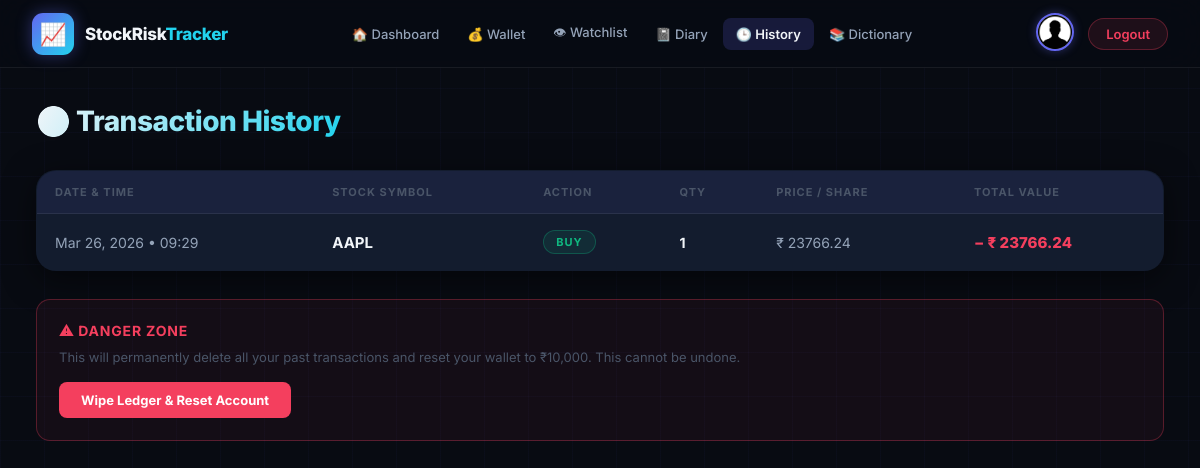
The app's page /tracker/history/ (signed in) with its own data.
### tracker/models.py (models this page shows, shortened)
class Transaction(models.Model):
    TRANSACTION_TYPES = [('BUY', 'Buy'), ('SELL', 'Sell')]
    user = models.ForeignKey(User, on_delete=models.CASCADE)
    ticker = models.CharField(max_length=10)
    transaction_type = models.CharField(max_length=4, choices=TRANSACTION_TYPES)
    quantity = models.IntegerField()
    price_at_transaction = models.DecimalField(max_digits=10, decimal_places=2)
    total_cost = models.DecimalField(max_digits=12, decimal_places=2)
    timestamp = models.DateTimeField(auto_now_add=True)

### tracker/views/misc_views.py (the view)
# urls.py: path('history/', views.history, name='history'),
def history(request):
    if not request.user.is_authenticated:
        return render(request, 'history.html', {'is_guest': True, 'message': 'Please login to view history.'})
    transactions = Transaction.objects.filter(user=request.user).order_by('-timestamp')
    return render(request, 'history.html', {'transactions': transactions, 'is_guest': False})

### templates/history.html (shortened to what this page needs)
{% extends "base.html" %}
{% load static %}
{% block nav_history %}active{% endblock %}
{% block page_title %}🕒 Transaction History{% endblock %}
{% block content %}
{% if is_guest %}
    <div class="login-prompt">
        <div class="lock-icon">🔒</div>
        <h2>Login to View History</h2>
        <p>Track all your buy/sell transactions once you're logged in.</p>
        <a href="{% url 'login' %}" class="btn-primary">→ Go to Login</a>
    </div>
{% else %}
    {% if transactions %}
    <table class="history-table">
        <thead>
            <tr>
                <th>Date &amp; Time</th>
                <th>Stock Symbol</th>
                <th>Action</th>
                <th>Qty</th>
                <th>Price / Share</th>
                <th>Total Value</th>
            </tr>
        </thead>
        <tbody>
            {% for t in transactions %}
            <tr onclick="window.location.href='{% url "report" %}?ticker={{ t.ticker }}'">
                <td>{{ t.timestamp|date:"M d, Y • H:i" }}</td>
                <td><strong>{{ t.ticker }}</strong></td>
                <td>
                    <span class="badge {% if t.transaction_type == 'BUY' %}badge-buy{% else %}badge-sell{% endif %}">
                        {{ t.transaction_type }}
                    </span>
                </td>
                <td style="font-weight: 700; color: var(--text-primary);">{{ t.quantity }}</td>
                <td>₹ {{ t.price_at_transaction }}</td>
                <td style="font-weight: 800; font-size: 15px;">
                    {% if t.transaction_type == 'BUY' %}
                        <span style="color: var(--red);">− ₹ {{ t.total_cost }}</span>
                    {% else %}
                        <span style="color: var(--green);">+ ₹ {{ t.total_cost }}</span>
                    {% endif %}
                </td>
            </tr>
            {% endfor %}
        </tbody>
    </table>
    {% endif %}
    <div class="danger-zone">
        <h4>⚠ Danger Zone</h4>
        <p>This will permanently delete all your past transactions and reset your wallet to ₹10,000. This cannot be undone.</p>
        <form action="{% url 'reset_account' %}" method="POST" onsubmit="return confirm('CRITICAL WARNING: Permanently wipe all trading history and reset wallet. Are you sure?');">
            <button type="submit" class="btn-danger">Wipe Ledger &amp; Reset Account</button>
        </form>
    </div>
{% endif %}
{% endblock %}

### static/css/base.css (style rules this page uses)
:root { --bg-base: #080b12; --bg-surface: #0f1724; --bg-card: #131c2e; --bg-card-hover: #182236; --accent: #6366f1; --accent-dark: #4f52cc; --accent-glow: rgba(99,102,241,0.4); --accent-2: #22d3ee; --accent-2-glow: rgba(34,211,238,0.25); --green: #10b981; --green-glow: rgba(16,185,129,0.3); --red: #f43f5e; --red-glow: rgba(244,63,94,0.3); --amber: #f59e0b; --text-primary: #f1f5f9; --text-secondary:#94a3b8; --text-muted: #4a5568; --border: rgba(255,255,255,0.07); --border-accent: rgba(99,102,241,0.3); --navbar-h: 68px; --radius-sm: 8px; --radius-md: 14px; --radius-lg: 20px; --shadow-card: 0 8px 32px rgba(0,0,0,0.5); --shadow-glow: 0 0 28px var(--accent-glow); --transition: all 0.3s cubic-bezier(0.4,0,0.2,1); }
*, *::before, *::after { box-sizing: border-box; margin: 0; padding: 0; }
html { scroll-behavior: smooth; }
body { font-family: 'Inter', 'Segoe UI', sans-serif; background: var(--bg-base); color: var(--text-primary); min-height: 100vh; overflow-x: hidden; }
body::before { content: ''; position: fixed; inset: 0; background-image: linear-gradient(rgba(99,102,241,0.035) 1px, transparent 1px), linear-gradient(90deg, rgba(99,102,241,0.035) 1px, transparent 1px); background-size: 44px 44px; pointer-events: none; z-index: 0; }
.badge { display: inline-flex; align-items: center; gap: 4px; padding: 4px 12px; border-radius: 20px; font-size: 11px; font-weight: 700; letter-spacing: 1px; text-transform: uppercase; }
.badge-buy { color: var(--green); background: rgba(16,185,129,0.1); border: 1px solid rgba(16,185,129,0.3); }
.danger-zone { border: 1px solid rgba(244,63,94,0.3); padding: 22px; border-radius: var(--radius-md); background: rgba(244,63,94,0.05); margin-top: 28px; }
.danger-zone h4 { color: var(--red); margin-bottom: 8px; font-size: 14px; font-weight: 700; text-transform: uppercase; letter-spacing: 0.8px; }
.danger-zone p { color: var(--text-muted); font-size: 13px; margin-bottom: 14px; line-height: 1.6; }
.btn-danger { padding: 10px 22px; background: var(--red); color: #fff; border: none; border-radius: var(--radius-sm); cursor: pointer; font-size: 13px; font-weight: 700; font-family: 'Inter', sans-serif; transition: var(--transition); }

### templates/history.html (style rules this page uses)
.history-table { width: 100%; border-collapse: collapse; background: var(--bg-card); border-radius: var(--radius-lg); overflow: hidden; box-shadow: var(--shadow-card); border: 1px solid var(--border); }
.history-table thead tr { background: rgba(99,102,241,0.08); border-bottom: 1px solid var(--border); }
.history-table th { padding: 14px 18px; text-align: left; font-size: 11px; font-weight: 700; color: var(--text-muted); text-transform: uppercase; letter-spacing: 1px; }
.history-table td { padding: 16px 18px; border-bottom: 1px solid var(--border); font-size: 14px; color: var(--text-secondary); }
.history-table tbody tr:last-child td { border-bottom: none; }
.history-table tbody tr { transition: var(--transition); cursor: pointer; }
.history-table td strong { color: var(--text-primary); font-size: 15px; }
.badge { display: inline-flex; align-items: center; gap: 4px; padding: 4px 12px; border-radius: 20px; font-size: 11px; font-weight: 700; letter-spacing: 1px; text-transform: uppercase; }
.badge-buy { color: var(--green); background: rgba(16,185,129,0.1); border: 1px solid rgba(16,185,129,0.3); }

### records on screen
Transaction: timestamp "Mar 26, 2026 • 09:29", ticker "AAPL", transaction_type "BUY", quantity "1", price_at_transaction "23766.24", total_cost "23766.24"
